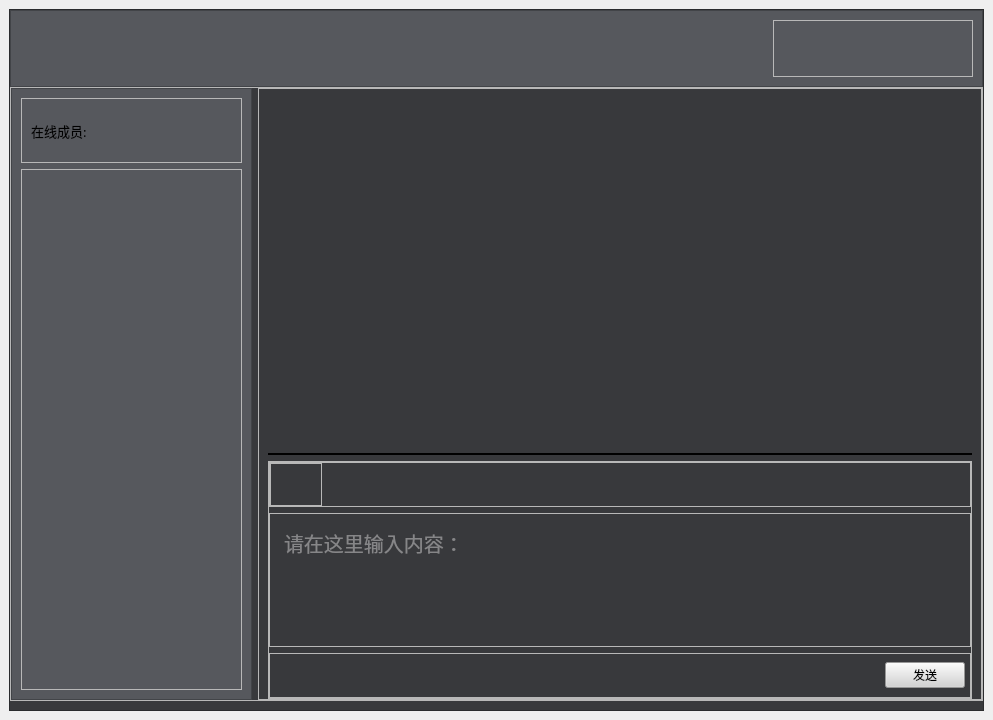
<?xml version="1.0" encoding="UTF-8"?>
<ui version="4.0">
 <class>MainWindow_chat</class>
 <widget class="QMainWindow" name="MainWindow_chat">
  <property name="geometry">
   <rect>
    <x>0</x>
    <y>0</y>
    <width>993</width>
    <height>720</height>
   </rect>
  </property>
  <property name="windowTitle">
   <string>MainWindow</string>
  </property>
  <widget class="QWidget" name="centralwidget">
   <layout class="QHBoxLayout" name="horizontalLayout">
    <item>
     <widget class="QFrame" name="frame">
      <property name="styleSheet">
       <string notr="true">#frame{
background-color: rgb(56, 57, 60);
}</string>
      </property>
      <property name="frameShape">
       <enum>QFrame::StyledPanel</enum>
      </property>
      <property name="frameShadow">
       <enum>QFrame::Raised</enum>
      </property>
      <layout class="QVBoxLayout" name="verticalLayout">
       <property name="spacing">
        <number>0</number>
       </property>
       <property name="leftMargin">
        <number>0</number>
       </property>
       <property name="topMargin">
        <number>0</number>
       </property>
       <property name="rightMargin">
        <number>0</number>
       </property>
       <item>
        <widget class="QFrame" name="frame_2">
         <property name="sizePolicy">
          <sizepolicy hsizetype="Preferred" vsizetype="Expanding">
           <horstretch>0</horstretch>
           <verstretch>1</verstretch>
          </sizepolicy>
         </property>
         <property name="styleSheet">
          <string notr="true">#frame_2{
background-color: rgb(86, 88, 93);
}</string>
         </property>
         <property name="frameShape">
          <enum>QFrame::StyledPanel</enum>
         </property>
         <property name="frameShadow">
          <enum>QFrame::Raised</enum>
         </property>
         <layout class="QHBoxLayout" name="horizontalLayout_4">
          <item alignment="Qt::AlignRight">
           <widget class="QFrame" name="frame_6">
            <property name="minimumSize">
             <size>
              <width>200</width>
              <height>0</height>
             </size>
            </property>
            <property name="styleSheet">
             <string notr="true">QPushButton{
	border:none;
}
QPushButton:hover{
	padding-bottom:5px;
}</string>
            </property>
            <property name="frameShape">
             <enum>QFrame::StyledPanel</enum>
            </property>
            <property name="frameShadow">
             <enum>QFrame::Raised</enum>
            </property>
            <layout class="QHBoxLayout" name="horizontalLayout_3">
             <item>
              <widget class="QPushButton" name="pushButton_max">
               <property name="text">
                <string/>
               </property>
               <property name="icon">
                <iconset resource="res.qrc">
                 <normaloff>:/icon/img/icon/maxsize.png</normaloff>:/icon/img/icon/maxsize.png</iconset>
               </property>
              </widget>
             </item>
             <item>
              <widget class="QPushButton" name="pushButton_min">
               <property name="text">
                <string/>
               </property>
               <property name="icon">
                <iconset resource="res.qrc">
                 <normaloff>:/icon/img/icon/minimize.png</normaloff>:/icon/img/icon/minimize.png</iconset>
               </property>
              </widget>
             </item>
             <item>
              <widget class="QPushButton" name="pushButton_close">
               <property name="text">
                <string/>
               </property>
               <property name="icon">
                <iconset resource="res.qrc">
                 <normaloff>:/icon/img/icon/exit.png</normaloff>:/icon/img/icon/exit.png</iconset>
               </property>
              </widget>
             </item>
            </layout>
           </widget>
          </item>
         </layout>
        </widget>
       </item>
       <item>
        <widget class="QFrame" name="frame_3">
         <property name="sizePolicy">
          <sizepolicy hsizetype="Preferred" vsizetype="Expanding">
           <horstretch>0</horstretch>
           <verstretch>8</verstretch>
          </sizepolicy>
         </property>
         <property name="frameShape">
          <enum>QFrame::StyledPanel</enum>
         </property>
         <property name="frameShadow">
          <enum>QFrame::Raised</enum>
         </property>
         <layout class="QHBoxLayout" name="horizontalLayout_2">
          <property name="leftMargin">
           <number>0</number>
          </property>
          <property name="topMargin">
           <number>0</number>
          </property>
          <property name="rightMargin">
           <number>0</number>
          </property>
          <property name="bottomMargin">
           <number>0</number>
          </property>
          <item>
           <widget class="QFrame" name="frame_4">
            <property name="sizePolicy">
             <sizepolicy hsizetype="Preferred" vsizetype="Expanding">
              <horstretch>1</horstretch>
              <verstretch>0</verstretch>
             </sizepolicy>
            </property>
            <property name="styleSheet">
             <string notr="true">#frame_4{
background-color: rgb(86, 88, 93);
}</string>
            </property>
            <property name="frameShape">
             <enum>QFrame::StyledPanel</enum>
            </property>
            <property name="frameShadow">
             <enum>QFrame::Raised</enum>
            </property>
            <layout class="QVBoxLayout" name="verticalLayout_4">
             <item>
              <widget class="QFrame" name="frame_13">
               <property name="sizePolicy">
                <sizepolicy hsizetype="Preferred" vsizetype="Expanding">
                 <horstretch>0</horstretch>
                 <verstretch>1</verstretch>
                </sizepolicy>
               </property>
               <property name="frameShape">
                <enum>QFrame::StyledPanel</enum>
               </property>
               <property name="frameShadow">
                <enum>QFrame::Raised</enum>
               </property>
               <layout class="QHBoxLayout" name="horizontalLayout_10">
                <item>
                 <widget class="QLabel" name="label_mebers">
                  <property name="font">
                   <font>
                    <family>微软雅黑</family>
                    <pointsize>10</pointsize>
                   </font>
                  </property>
                  <property name="text">
                   <string>在线成员:</string>
                  </property>
                 </widget>
                </item>
               </layout>
              </widget>
             </item>
             <item>
              <widget class="QFrame" name="frame_14">
               <property name="sizePolicy">
                <sizepolicy hsizetype="Preferred" vsizetype="Expanding">
                 <horstretch>0</horstretch>
                 <verstretch>8</verstretch>
                </sizepolicy>
               </property>
               <property name="frameShape">
                <enum>QFrame::StyledPanel</enum>
               </property>
               <property name="frameShadow">
                <enum>QFrame::Raised</enum>
               </property>
               <layout class="QVBoxLayout" name="verticalLayout_5">
                <item>
                 <widget class="QListWidget" name="listWidget_members">
                  <property name="font">
                   <font>
                    <family>微软雅黑</family>
                    <pointsize>10</pointsize>
                   </font>
                  </property>
                  <property name="styleSheet">
                   <string notr="true">background-color: rgba(0,0,0,0);
border:none;</string>
                  </property>
                 </widget>
                </item>
               </layout>
              </widget>
             </item>
            </layout>
           </widget>
          </item>
          <item>
           <widget class="QFrame" name="frame_5">
            <property name="sizePolicy">
             <sizepolicy hsizetype="Preferred" vsizetype="Expanding">
              <horstretch>3</horstretch>
              <verstretch>0</verstretch>
             </sizepolicy>
            </property>
            <property name="frameShape">
             <enum>QFrame::StyledPanel</enum>
            </property>
            <property name="frameShadow">
             <enum>QFrame::Raised</enum>
            </property>
            <layout class="QVBoxLayout" name="verticalLayout_2">
             <property name="bottomMargin">
              <number>0</number>
             </property>
             <item>
              <widget class="QFrame" name="frame_7">
               <property name="sizePolicy">
                <sizepolicy hsizetype="Preferred" vsizetype="Expanding">
                 <horstretch>0</horstretch>
                 <verstretch>6</verstretch>
                </sizepolicy>
               </property>
               <property name="styleSheet">
                <string notr="true">border:none;
border-bottom:2px solid rgb(0,0, 0);</string>
               </property>
               <property name="frameShape">
                <enum>QFrame::StyledPanel</enum>
               </property>
               <property name="frameShadow">
                <enum>QFrame::Raised</enum>
               </property>
               <layout class="QHBoxLayout" name="horizontalLayout_9">
                <property name="leftMargin">
                 <number>10</number>
                </property>
                <property name="topMargin">
                 <number>10</number>
                </property>
                <property name="rightMargin">
                 <number>10</number>
                </property>
                <property name="bottomMargin">
                 <number>1</number>
                </property>
                <item>
                 <widget class="QTextBrowser" name="textBrowser_chat">
                  <property name="palette">
                   <palette>
                    <active>
                     <colorrole role="Button">
                      <brush brushstyle="SolidPattern">
                       <color alpha="0">
                        <red>0</red>
                        <green>0</green>
                        <blue>0</blue>
                       </color>
                      </brush>
                     </colorrole>
                     <colorrole role="Text">
                      <brush brushstyle="SolidPattern">
                       <color alpha="255">
                        <red>211</red>
                        <green>211</green>
                        <blue>211</blue>
                       </color>
                      </brush>
                     </colorrole>
                     <colorrole role="Base">
                      <brush brushstyle="NoBrush">
                       <color alpha="255">
                        <red>0</red>
                        <green>0</green>
                        <blue>0</blue>
                       </color>
                      </brush>
                     </colorrole>
                     <colorrole role="Window">
                      <brush brushstyle="SolidPattern">
                       <color alpha="0">
                        <red>0</red>
                        <green>0</green>
                        <blue>0</blue>
                       </color>
                      </brush>
                     </colorrole>
                    </active>
                    <inactive>
                     <colorrole role="Button">
                      <brush brushstyle="SolidPattern">
                       <color alpha="0">
                        <red>0</red>
                        <green>0</green>
                        <blue>0</blue>
                       </color>
                      </brush>
                     </colorrole>
                     <colorrole role="Text">
                      <brush brushstyle="SolidPattern">
                       <color alpha="255">
                        <red>211</red>
                        <green>211</green>
                        <blue>211</blue>
                       </color>
                      </brush>
                     </colorrole>
                     <colorrole role="Base">
                      <brush brushstyle="NoBrush">
                       <color alpha="255">
                        <red>0</red>
                        <green>0</green>
                        <blue>0</blue>
                       </color>
                      </brush>
                     </colorrole>
                     <colorrole role="Window">
                      <brush brushstyle="SolidPattern">
                       <color alpha="0">
                        <red>0</red>
                        <green>0</green>
                        <blue>0</blue>
                       </color>
                      </brush>
                     </colorrole>
                    </inactive>
                    <disabled>
                     <colorrole role="Button">
                      <brush brushstyle="SolidPattern">
                       <color alpha="0">
                        <red>0</red>
                        <green>0</green>
                        <blue>0</blue>
                       </color>
                      </brush>
                     </colorrole>
                     <colorrole role="Text">
                      <brush brushstyle="SolidPattern">
                       <color alpha="255">
                        <red>120</red>
                        <green>120</green>
                        <blue>120</blue>
                       </color>
                      </brush>
                     </colorrole>
                     <colorrole role="Base">
                      <brush brushstyle="NoBrush">
                       <color alpha="255">
                        <red>0</red>
                        <green>0</green>
                        <blue>0</blue>
                       </color>
                      </brush>
                     </colorrole>
                     <colorrole role="Window">
                      <brush brushstyle="SolidPattern">
                       <color alpha="0">
                        <red>0</red>
                        <green>0</green>
                        <blue>0</blue>
                       </color>
                      </brush>
                     </colorrole>
                    </disabled>
                   </palette>
                  </property>
                  <property name="font">
                   <font>
                    <family>微软雅黑</family>
                    <pointsize>15</pointsize>
                   </font>
                  </property>
                  <property name="styleSheet">
                   <string notr="true">background-color: rgba(0,0,0,0);
border:none;</string>
                  </property>
                 </widget>
                </item>
               </layout>
              </widget>
             </item>
             <item>
              <widget class="QFrame" name="frame_8">
               <property name="sizePolicy">
                <sizepolicy hsizetype="Preferred" vsizetype="Expanding">
                 <horstretch>0</horstretch>
                 <verstretch>4</verstretch>
                </sizepolicy>
               </property>
               <property name="frameShape">
                <enum>QFrame::StyledPanel</enum>
               </property>
               <property name="frameShadow">
                <enum>QFrame::Raised</enum>
               </property>
               <layout class="QVBoxLayout" name="verticalLayout_3">
                <property name="leftMargin">
                 <number>0</number>
                </property>
                <property name="topMargin">
                 <number>0</number>
                </property>
                <property name="rightMargin">
                 <number>0</number>
                </property>
                <property name="bottomMargin">
                 <number>0</number>
                </property>
                <item>
                 <widget class="QFrame" name="frame_9">
                  <property name="sizePolicy">
                   <sizepolicy hsizetype="Preferred" vsizetype="Expanding">
                    <horstretch>0</horstretch>
                    <verstretch>1</verstretch>
                   </sizepolicy>
                  </property>
                  <property name="styleSheet">
                   <string notr="true"/>
                  </property>
                  <property name="frameShape">
                   <enum>QFrame::StyledPanel</enum>
                  </property>
                  <property name="frameShadow">
                   <enum>QFrame::Raised</enum>
                  </property>
                  <layout class="QHBoxLayout" name="horizontalLayout_6">
                   <property name="spacing">
                    <number>5</number>
                   </property>
                   <property name="leftMargin">
                    <number>0</number>
                   </property>
                   <property name="topMargin">
                    <number>0</number>
                   </property>
                   <property name="rightMargin">
                    <number>0</number>
                   </property>
                   <property name="bottomMargin">
                    <number>0</number>
                   </property>
                   <item alignment="Qt::AlignLeft">
                    <widget class="QFrame" name="frame_12">
                     <property name="styleSheet">
                      <string notr="true">QPushButton{
	border:none;
}
QPushButton:hover{
	padding-bottom:5px;
}</string>
                     </property>
                     <property name="frameShape">
                      <enum>QFrame::StyledPanel</enum>
                     </property>
                     <property name="frameShadow">
                      <enum>QFrame::Raised</enum>
                     </property>
                     <layout class="QHBoxLayout" name="horizontalLayout_5">
                      <item>
                       <widget class="QPushButton" name="pushButton_emoji">
                        <property name="toolTip">
                         <string>表情</string>
                        </property>
                        <property name="text">
                         <string/>
                        </property>
                        <property name="icon">
                         <iconset resource="res.qrc">
                          <normaloff>:/icon/img/icon/emoji.png</normaloff>:/icon/img/icon/emoji.png</iconset>
                        </property>
                       </widget>
                      </item>
                     </layout>
                    </widget>
                   </item>
                  </layout>
                 </widget>
                </item>
                <item>
                 <widget class="QFrame" name="frame_11">
                  <property name="sizePolicy">
                   <sizepolicy hsizetype="Preferred" vsizetype="Expanding">
                    <horstretch>0</horstretch>
                    <verstretch>3</verstretch>
                   </sizepolicy>
                  </property>
                  <property name="frameShape">
                   <enum>QFrame::StyledPanel</enum>
                  </property>
                  <property name="frameShadow">
                   <enum>QFrame::Raised</enum>
                  </property>
                  <layout class="QHBoxLayout" name="horizontalLayout_8">
                   <property name="spacing">
                    <number>5</number>
                   </property>
                   <property name="leftMargin">
                    <number>10</number>
                   </property>
                   <property name="topMargin">
                    <number>10</number>
                   </property>
                   <property name="rightMargin">
                    <number>10</number>
                   </property>
                   <property name="bottomMargin">
                    <number>10</number>
                   </property>
                   <item>
                    <widget class="QTextEdit" name="textEdit_message">
                     <property name="palette">
                      <palette>
                       <active>
                        <colorrole role="Button">
                         <brush brushstyle="SolidPattern">
                          <color alpha="0">
                           <red>56</red>
                           <green>57</green>
                           <blue>60</blue>
                          </color>
                         </brush>
                        </colorrole>
                        <colorrole role="Text">
                         <brush brushstyle="SolidPattern">
                          <color alpha="255">
                           <red>211</red>
                           <green>211</green>
                           <blue>211</blue>
                          </color>
                         </brush>
                        </colorrole>
                        <colorrole role="Base">
                         <brush brushstyle="NoBrush">
                          <color alpha="255">
                           <red>0</red>
                           <green>0</green>
                           <blue>0</blue>
                          </color>
                         </brush>
                        </colorrole>
                        <colorrole role="Window">
                         <brush brushstyle="SolidPattern">
                          <color alpha="0">
                           <red>56</red>
                           <green>57</green>
                           <blue>60</blue>
                          </color>
                         </brush>
                        </colorrole>
                       </active>
                       <inactive>
                        <colorrole role="Button">
                         <brush brushstyle="SolidPattern">
                          <color alpha="0">
                           <red>56</red>
                           <green>57</green>
                           <blue>60</blue>
                          </color>
                         </brush>
                        </colorrole>
                        <colorrole role="Text">
                         <brush brushstyle="SolidPattern">
                          <color alpha="255">
                           <red>211</red>
                           <green>211</green>
                           <blue>211</blue>
                          </color>
                         </brush>
                        </colorrole>
                        <colorrole role="Base">
                         <brush brushstyle="NoBrush">
                          <color alpha="255">
                           <red>0</red>
                           <green>0</green>
                           <blue>0</blue>
                          </color>
                         </brush>
                        </colorrole>
                        <colorrole role="Window">
                         <brush brushstyle="SolidPattern">
                          <color alpha="0">
                           <red>56</red>
                           <green>57</green>
                           <blue>60</blue>
                          </color>
                         </brush>
                        </colorrole>
                       </inactive>
                       <disabled>
                        <colorrole role="Button">
                         <brush brushstyle="SolidPattern">
                          <color alpha="0">
                           <red>56</red>
                           <green>57</green>
                           <blue>60</blue>
                          </color>
                         </brush>
                        </colorrole>
                        <colorrole role="Text">
                         <brush brushstyle="SolidPattern">
                          <color alpha="255">
                           <red>120</red>
                           <green>120</green>
                           <blue>120</blue>
                          </color>
                         </brush>
                        </colorrole>
                        <colorrole role="Base">
                         <brush brushstyle="NoBrush">
                          <color alpha="255">
                           <red>0</red>
                           <green>0</green>
                           <blue>0</blue>
                          </color>
                         </brush>
                        </colorrole>
                        <colorrole role="Window">
                         <brush brushstyle="SolidPattern">
                          <color alpha="0">
                           <red>56</red>
                           <green>57</green>
                           <blue>60</blue>
                          </color>
                         </brush>
                        </colorrole>
                       </disabled>
                      </palette>
                     </property>
                     <property name="font">
                      <font>
                       <family>微软雅黑</family>
                       <pointsize>15</pointsize>
                      </font>
                     </property>
                     <property name="styleSheet">
                      <string notr="true">background-color: rgba(56,57,60,0);
border:none;
</string>
                     </property>
                     <property name="placeholderText">
                      <string>请在这里输入内容：</string>
                     </property>
                    </widget>
                   </item>
                  </layout>
                 </widget>
                </item>
                <item>
                 <widget class="QFrame" name="frame_10">
                  <property name="sizePolicy">
                   <sizepolicy hsizetype="Preferred" vsizetype="Expanding">
                    <horstretch>0</horstretch>
                    <verstretch>1</verstretch>
                   </sizepolicy>
                  </property>
                  <property name="styleSheet">
                   <string notr="true"/>
                  </property>
                  <property name="frameShape">
                   <enum>QFrame::StyledPanel</enum>
                  </property>
                  <property name="frameShadow">
                   <enum>QFrame::Raised</enum>
                  </property>
                  <layout class="QHBoxLayout" name="horizontalLayout_7">
                   <property name="spacing">
                    <number>0</number>
                   </property>
                   <property name="leftMargin">
                    <number>0</number>
                   </property>
                   <property name="topMargin">
                    <number>0</number>
                   </property>
                   <property name="rightMargin">
                    <number>5</number>
                   </property>
                   <property name="bottomMargin">
                    <number>0</number>
                   </property>
                   <item alignment="Qt::AlignRight">
                    <widget class="QPushButton" name="pushButton_send">
                     <property name="font">
                      <font>
                       <family>微软雅黑</family>
                      </font>
                     </property>
                     <property name="styleSheet">
                      <string notr="true">background-color: rgb(211, 211, 211);</string>
                     </property>
                     <property name="text">
                      <string>发送</string>
                     </property>
                    </widget>
                   </item>
                  </layout>
                 </widget>
                </item>
               </layout>
              </widget>
             </item>
            </layout>
           </widget>
          </item>
         </layout>
        </widget>
       </item>
      </layout>
     </widget>
    </item>
   </layout>
  </widget>
 </widget>
 <resources>
  <include location="res.qrc"/>
 </resources>
 <connections>
  <connection>
   <sender>pushButton_close</sender>
   <signal>clicked()</signal>
   <receiver>MainWindow_chat</receiver>
   <slot>close()</slot>
   <hints>
    <hint type="sourcelabel">
     <x>956</x>
     <y>59</y>
    </hint>
    <hint type="destinationlabel">
     <x>986</x>
     <y>8</y>
    </hint>
   </hints>
  </connection>
  <connection>
   <sender>pushButton_min</sender>
   <signal>clicked()</signal>
   <receiver>MainWindow_chat</receiver>
   <slot>showMinimized()</slot>
   <hints>
    <hint type="sourcelabel">
     <x>895</x>
     <y>59</y>
    </hint>
    <hint type="destinationlabel">
     <x>791</x>
     <y>-12</y>
    </hint>
   </hints>
  </connection>
 </connections>
</ui>
